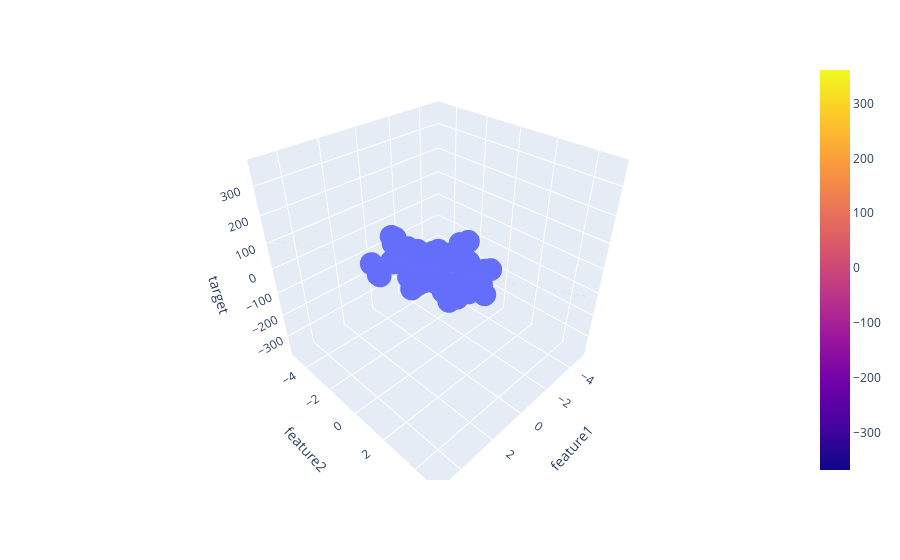

Notebook code for this chart:
### Code cell
# ...existing code...
x = np.linspace(-5, 5, 10)
y = np.linspace(-5, 5, 10)
xGrid, yGrid = np.meshgrid(x, y)

# build prediction input (100 x 2) BEFORE calling predict
final = np.column_stack((xGrid.ravel(), yGrid.ravel()))

# predict and reshape to the meshgrid shape
z_final = lr.predict(final).reshape(xGrid.shape)

z = z_final

fig = px.scatter_3d(df, x='feature1', y='feature2', z='target')
fig.add_trace(go.Surface(x=x, y=y, z=z))
fig.show()
# ...existing code...
